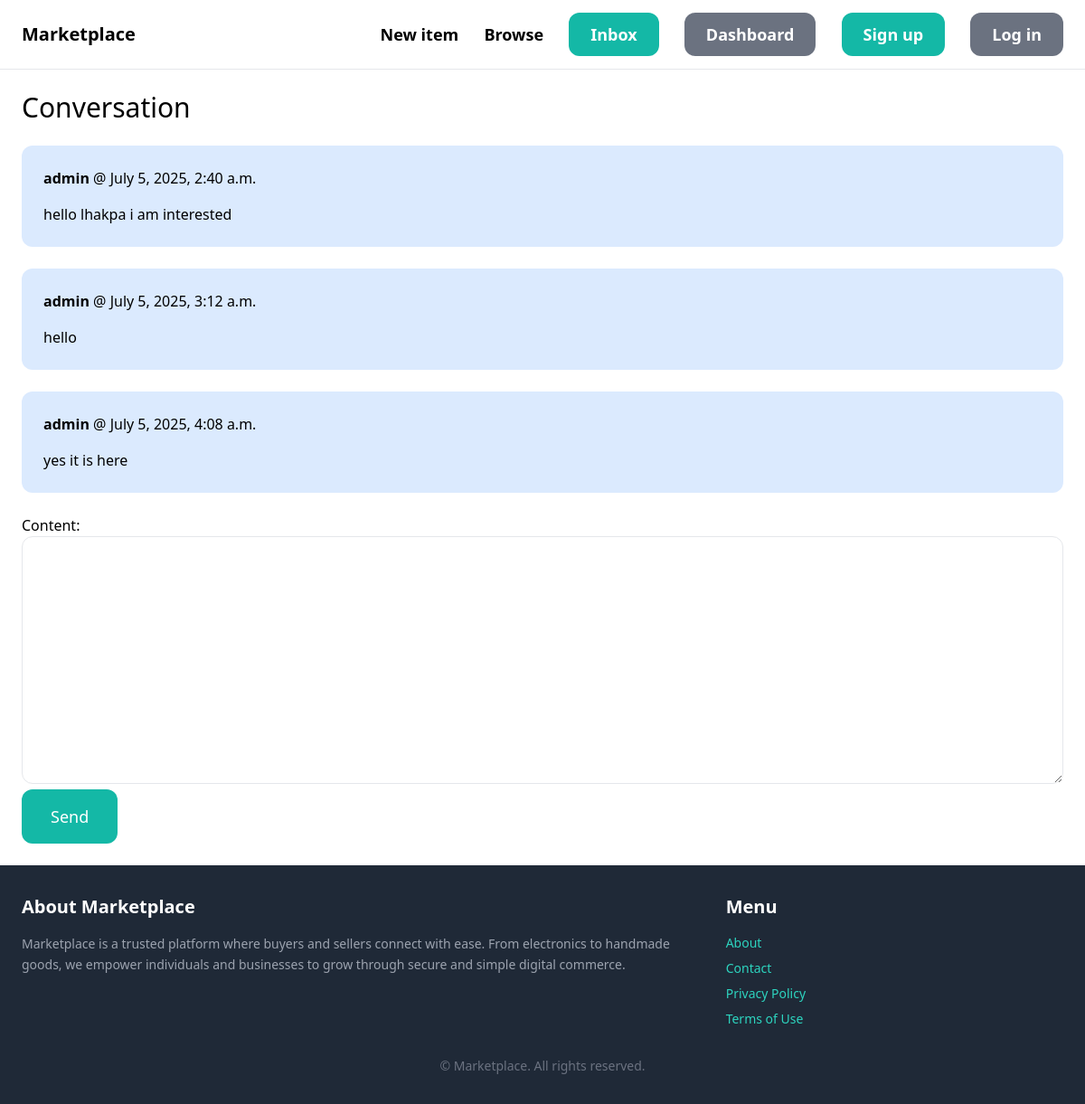
The page /conversation/1/ (signed in) on the database its author committed.
### conversation/models.py (models this page shows)
class ConversationMessage(models.Model):
    conversation = models.ForeignKey(Conversation, related_name='messages', on_delete=models.CASCADE)
    content = models.TextField()
    created_at = models.DateTimeField(auto_now_add=True)
    created_by = models.ForeignKey(User, related_name='created_messages', on_delete=models.CASCADE)

### conversation/views.py (the view)
# urls.py: path('<int:pk>/', views.detail, name='detail'),
@login_required
def detail(request, pk):
    conversation = Conversation.objects.filter(members__in=[request.user.id]).get(pk=pk)
    if request.method == 'POST':
        form = ConversationMessageForm(request.POST)
        if form.is_valid():
            conversation_message = form.save(commit=False)
            conversation_message.conversation = conversation
            conversation_message.created_by = request.user
            conversation_message.save()
            conversation.save()
            return redirect('conversation:detail', pk=pk)
    else:
        form = ConversationMessageForm()
    return render(request, 'conversation/detail.html', {
        'conversation': conversation,
        'form': form
    })

### conversation/forms.py
class ConversationMessageForm(forms.ModelForm):
    class Meta:
        model = ConversationMessage
        fields = ('content',)
        widgets = {
            'content': forms.Textarea(attrs={
                'class': 'w-full py-4 px-6 rounded-xl border'
            })
        }

### conversation/templates/conversation/detail.html (shortened to what this page needs)
{% extends 'home/base.html' %}
{% block content %}
<h1 class="mb-6 text-3xl">Conversation</h1>
<div class="space-y-6">
    {% for message in conversation.messages.all %}
        <div class="p-6 flex {% if message.created_by == request.user %}bg-blue-100{% else %}bg-gray-100{% endif %} rounded-xl">
            <div>
                <p class="mb-4"><strong>{{ message.created_by.username }}</strong> @ {{ message.created_at }}</p>
                <p>{{ message.content }}</p>
            </div>
        </div>
    {% endfor %}
</div>
<form method="post" action="." class="mt-6">
    {{ form.as_p }}
    <button class="py-4 px-8 text-lg bg-teal-500 hover:bg-teal-700 rounded-xl text-white">Send</button>
</form>
{% endblock %}

### rows shown on the page
ConversationMessage: created_by.username "admin", created_at "July 5, 2025, 2:40 a.m.", content "hello lhakpa i am interested"
ConversationMessage: created_by.username "admin", created_at "July 5, 2025, 3:12 a.m.", content "hello"
ConversationMessage: created_by.username "admin", created_at "July 5, 2025, 4:08 a.m.", content "yes it is here"
